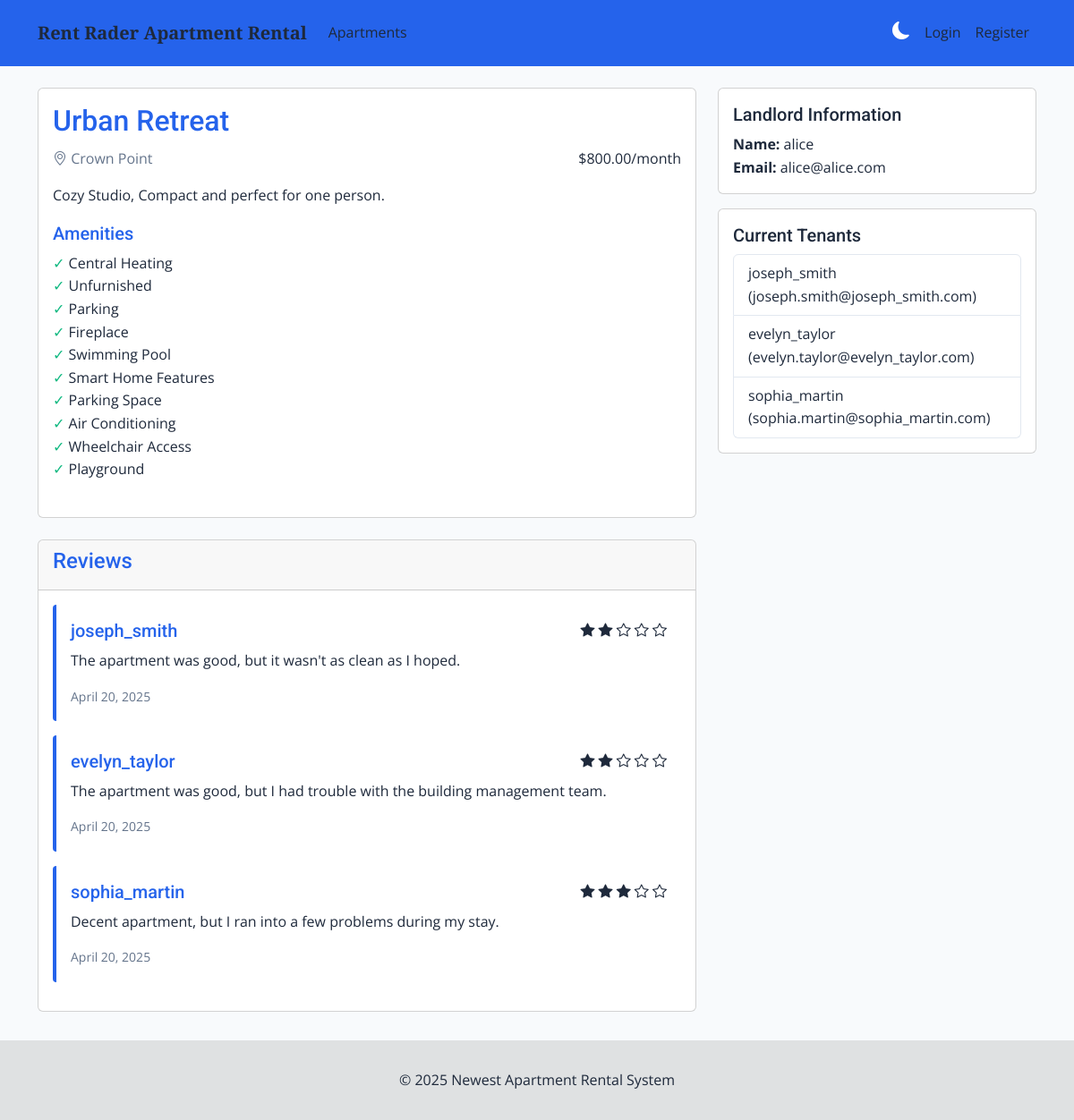
/apartments/3, run on the app's committed database.
### App/models/apartment.py (models this page shows, shortened)
class Apartment(db.Model):
    id = db.Column(db.Integer, primary_key=True)
    title = db.Column(db.String(150), nullable=False)
    description = db.Column(db.Text, nullable=False)
    location = db.Column(db.String(200), nullable=False)
    price = db.Column(db.Float, nullable=False)
    landlord_id = db.Column(db.Integer, db.ForeignKey('landlord.id'), nullable=False)  # Changed from 'user.id' to 'landlord.id'
    landlord = db.relationship('Landlord', back_populates='apartments_owned')  # Changed from 'User' to 'Landlord'
    amenities = db.Column(db.PickleType, nullable=False, default=list)
    lease_code = db.Column(db.String(32), unique=True, nullable=False)
    tenants = db.relationship('Tenant', back_populates='apartment')
    reviews = db.relationship('Review', back_populates='apartment', lazy=True, cascade="all, delete-orphan")

### App/models/review.py (models this page shows, shortened)
class Review(db.Model):
    id = db.Column(db.Integer, primary_key=True)
    comment = db.Column(db.Text, nullable=False)
    rating = db.Column(db.Integer, nullable=False)
    tenant_id = db.Column(db.Integer, db.ForeignKey('tenant.id'), nullable=False)  # Reference to Tenant
    tenant = db.relationship('Tenant', back_populates='reviews')  # Define reverse relationship
    apartment_id = db.Column(db.Integer, db.ForeignKey('apartment.id'), nullable=False)  # Reference to Apartment
    apartment = db.relationship('Apartment', back_populates='reviews')  # Define reverse relationship
    created_at = db.Column(db.DateTime, default=datetime.utcnow)  # Automatically set the current time when a review is created

### App/models/tenant.py (models this page shows, shortened)
class Tenant(db.Model):
    id = db.Column(db.Integer, primary_key=True)
    username = db.Column(db.String(100), nullable=False, unique=True)
    email = db.Column(db.String(120), nullable=False, unique=True)
    password_hash = db.Column(db.String(255), nullable=False)
    apartment_id = db.Column(db.Integer, db.ForeignKey('apartment.id'), nullable=False)  # Reference to Apartment
    apartment = db.relationship('Apartment', back_populates='tenants')  # Define reverse relationship
    reviews = db.relationship('Review', back_populates='tenant', lazy=True, cascade="all, delete-orphan")

### App/models/landlord.py (models this page shows, shortened)
class Landlord(db.Model):
    id = db.Column(db.Integer, primary_key=True)
    username = db.Column(db.String(100), unique=True, nullable=False)
    email = db.Column(db.String(120), unique=True, nullable=False)
    password_hash = db.Column(db.String(255), nullable=False)
    apartments_owned = db.relationship('Apartment', back_populates='landlord', cascade="all, delete-orphan")

### App/main.py (the view)
    @app.route('/apartments/<int:apartment_id>')
    @jwt_required(optional=True)
    def apartment_detail(apartment_id):
        apartment = Apartment.query.get_or_404(apartment_id)
        reviews = Review.query.filter_by(apartment_id=apartment_id).all()
        tenants = Tenant.query.filter_by(apartment_id=apartment_id).all()
        current_user = get_jwt_identity()
        has_reviewed = False
        can_review = False
        if current_user and current_user.get('role') == 'tenant':
            tenant = Tenant.query.get(current_user.get('id'))
            if tenant and tenant.apartment_id == apartment_id:
                can_review = True
                has_reviewed = Review.query.filter_by(tenant_id=tenant.id, apartment_id=apartment_id).first() is not None
        return render_template('apartment_detail.html',
                            apartment=apartment,
                            reviews=reviews,
                            tenants=tenants,
                            has_reviewed=has_reviewed,
                            can_review=can_review,
                            current_user=current_user)

### App/templates/apartment_detail.html (shortened to what this page needs)
{% extends "base.html" %}
{% block content %}
<div class="row">
    <div class="col-md-8">
        <div class="card mb-4">
            <div class="card-body">
                <h2>{{ apartment.title }}</h2>
                <p class="text-muted">
                    <i class="bi bi-geo-alt"></i> {{ apartment.location }}
                    <span class="float-end">${{ "%.2f"|format(apartment.price) }}/month</span>
                </p>
                <p>{{ apartment.description }}</p>
                <div class="mb-4">
                    <h5>Amenities</h5>
                    <ul class="amenities-list">
                        {% for amenity in apartment.amenities %}
                            <li>{{ amenity }}</li>
                        {% endfor %}
                    </ul>
                </div>
            </div>
        </div>
        <div class="card">
            <div class="card-header">
                <h4>Reviews</h4>
            </div>
            <div class="card-body">
                {% if reviews %}
                    {% for review in reviews %}
                        <div class="review-card p-3 mb-3">
                            <div class="d-flex justify-content-between">
                                <h5>{{ review.tenant.username }}</h5>
                                <div class="star-rating">
                                    {% for i in range(review.rating) %}
                                        <i class="bi bi-star-fill"></i>
                                    {% endfor %}
                                    {% for i in range(5 - review.rating) %}
                                        <i class="bi bi-star"></i>
                                    {% endfor %}
                                </div>
                            </div>
                            <p>{{ review.comment }}</p>
                            <small class="text-muted">
                                {{ review.created_at.strftime('%B %d, %Y') }}
                            </small>
                        </div>
                    {% endfor %}
                {% else %}
                    <p>No reviews yet.</p>
                {% endif %}
            </div>
        </div>
    </div>
    <div class="col-md-4">
        <div class="card">
            <div class="card-body">
                <h5 class="card-title">Landlord Information</h5>
                <p class="card-text">
                    <strong>Name:</strong> {{ apartment.landlord.username }}<br>
                    <strong>Email:</strong> {{ apartment.landlord.email }}
                </p>
            </div>
        </div>
        <div class="card mt-3">
            <div class="card-body">
                <h5 class="card-title">Current Tenants</h5>
                {% if tenants %}
                    <ul class="list-group">
                        {% for tenant in tenants %}
                            <li class="list-group-item">
                                {{ tenant.username }} ({{ tenant.email }})
                            </li>
                        {% endfor %}
                    </ul>
                {% else %}
                    <p>No current tenants.</p>
                {% endif %}
            </div>
        </div>
    </div>
</div>
{% endblock %}

### App/templates/base.html (style rules this page uses)
:root { --primary-color-1: #2563eb; --primary-color-2: #1d4ed8; --primary-bg-color-1: #f8fafc; --primary-bg-color-2: #e2e8f0; --secondary-color-1: #10b981; --secondary-color-2: #059669; --accent-color: #f59e0b; --danger-color: #ef4444; --text-color: #1e293b; --text-muted: #64748b; --card-bg: #ffffff; --card-shadow: 0 4px 6px -1px rgba(0, 0, 0, 0.1), 0 2px 4px -1px rgba(0, 0, 0, 0.06); --heading-font: 'Roboto', sans-serif; --subheading-font: 'Open Sans', sans-serif; --title-font: 'Playfair Display', serif; --radius-sm: 0.25rem; --radius-md: 0.5rem; --radius-lg: 0.75rem; --transition-all: all 0.3s ease; }
html, body { margin: 0; padding: 0; min-height: 100vh; background-color: var(--primary-bg-color-1); color: var(--text-color); font-family: var(--subheading-font); line-height: 1.6; transition: var(--transition-all); }
h1, h2, h3, h4, h5, h6 { font-family: var(--heading-font); color: var(--primary-color-1); margin-top: 0; line-height: 1.3; }
.amenities-list { list-style-type: none; padding-left: 0; }
.amenities-list li:before { content: "✓ "; color: var(--secondary-color-1); }
.star-rating { color: var(--accent-color); }
.review-card { margin-bottom: 20px; border-left: 4px solid var(--primary-color-1); background-color: var(--card-bg); padding: 1rem; border-radius: var(--radius-sm); }
.text-muted { color: var(--text-muted) !important; }
.list-group-item { background-color: var(--card-bg); color: var(--text-color); border-color: var(--primary-bg-color-2); }
body, p, span, div, a:not(.btn), li, td, th, label, .nav-link, .list-group-item { color: var(--text-color) !important; }

### data on the page
Apartment: title "Urban Retreat", location "Crown Point", price "800.00", description "Cozy Studio, Compact and perfect for one person."
Review: tenant.username "joseph_smith", rating 2 (drawn), comment "The apartment was good, but it wasn't as clean as I hoped.", created_at "April 20, 2025"
Review: tenant.username "evelyn_taylor", rating 2 (drawn), comment "The apartment was good, but I had trouble with the building management team.", created_at "April 20, 2025"
Review: tenant.username "sophia_martin", rating 3 (drawn), comment "Decent apartment, but I ran into a few problems during my stay.", created_at "April 20, 2025"
Landlord: landlord.username "alice", landlord.email "alice@alice.com"
Tenant: username "joseph_smith", email "joseph.smith@joseph_smith.com"
Tenant: username "evelyn_taylor", email "evelyn.taylor@evelyn_taylor.com"
Tenant: username "sophia_martin", email "sophia.martin@sophia_martin.com"

### other printed values
{{ amenity }} "Central Heating" "Unfurnished" "Parking" "Fireplace" "Swimming Pool" "Smart Home Features" "Parking Space" "Air Conditioning" "Wheelchair Access" "Playground"
